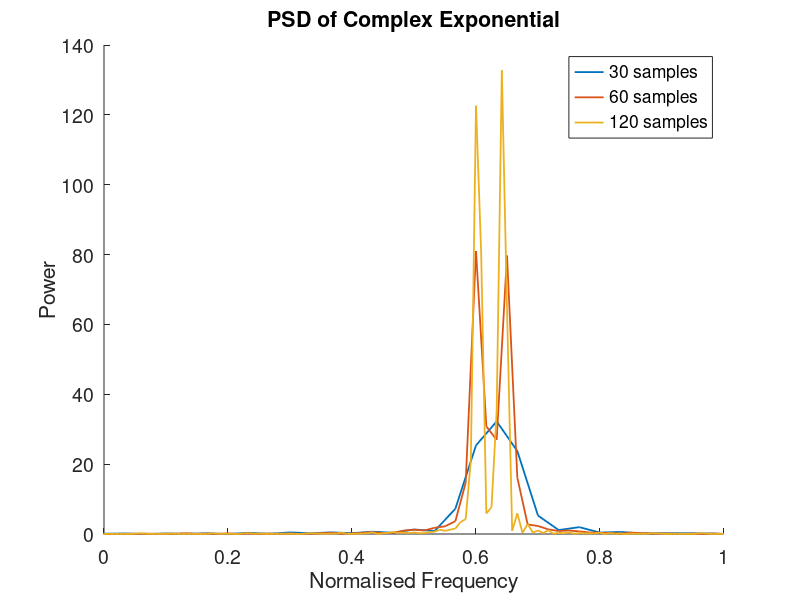

Source code (MATLAB):
% 1.3.d)  Correlation Estimation - Resolution of the Periodogram
clear; close all

points = [30, 60, 120]; 
figure(); hold on
for i = 1:length(points)
    n = points(i);
    N = [0:n];
    res = 1/n
    noise = 0.2/sqrt(2)*(randn(size(N))+ 1i*randn(size(N))); 
    x = exp(1i*2*pi*0.3*N) + exp(1i*2*pi*0.32*N)  + noise;
    acf = xcorr(x, 'biased');
    P = abs(fftshift(fft(acf)));
    normf = linspace(-1, 1, length(P));
    plot(normf, P, 'LineWidth', 1.3)
end
xlim([0,1]); xlabel('Normalised Frequency'); ylabel('Power')
title('PSD of Complex Exponential');
legend('30 samples', '60 samples', '120 samples')
set(gca, 'FontSize', 14);